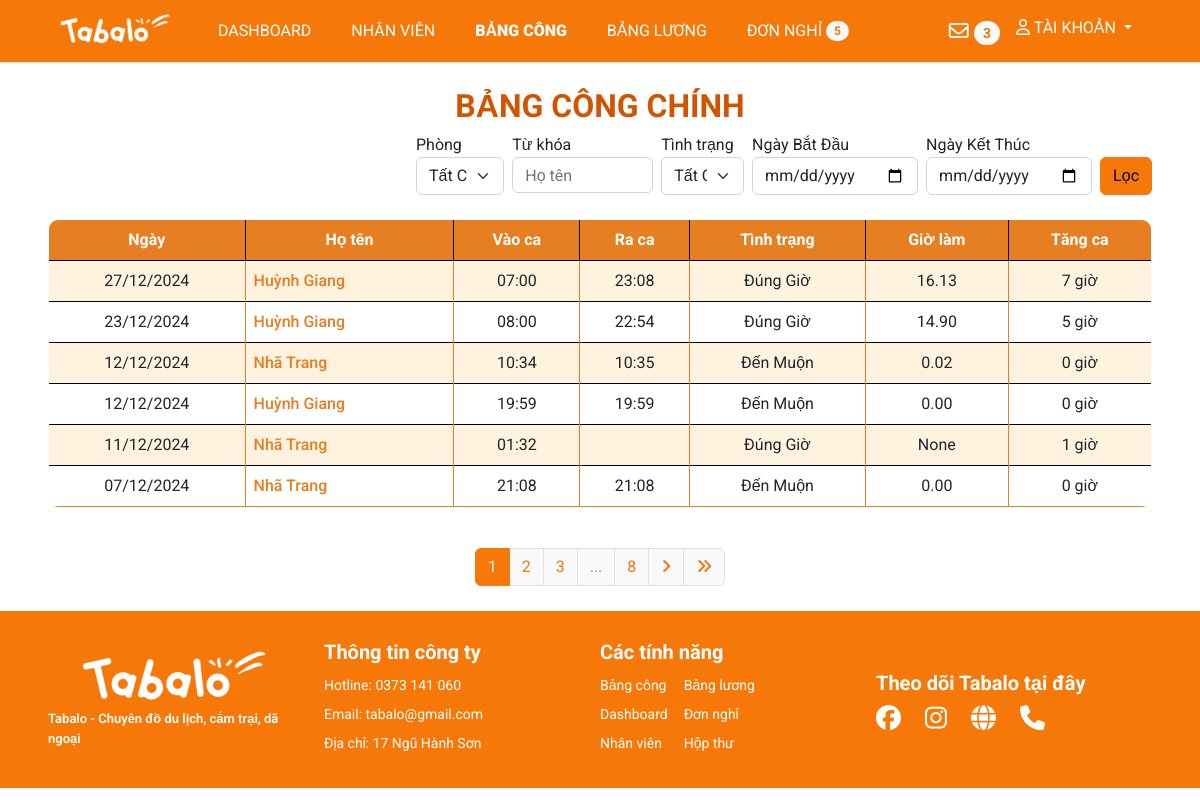
Screenshot of /management/sheet/ (signed in) with the database file from the repository.
### myapp/models.py (models this page shows, shortened)
class Sheet(models.Model):
    user=models.ForeignKey(User,on_delete=models.CASCADE)
    date=models.DateField()
    checkin=models.TimeField()
    checkout=models.TimeField(blank=True, null=True)
    work_hour=models.DecimalField(max_digits=5, decimal_places=2, blank=True, null=True)
    status=models.CharField(max_length=20, choices=[('Đúng Giờ', 'Đúng Giờ'), ('Đến Muộn', 'Đến Muộn')], default='Đúng Giờ')
    ot = models.IntegerField(null=True, blank=True, default=1)
    late_time = models.IntegerField(null=True, blank=True, default=0)  # Add late_time field

### management/views.py (the view)
# urls.py: path('sheet/', views.main_sheet, name='main-sheet'),
def main_sheet(request):
    if request.user.is_superuser:
        title = 'Bảng công'
        sheets = Sheet.objects.all().order_by('-date')
        keyword = request.GET.get('keyword', '')
        status = request.GET.get('status', '')
        start_date = request.GET.get('start-date', '')
        end_date = request.GET.get('end-date', '')
        department = request.GET.get('department', '')
        today = request.GET.get('today', '')  # Lấy tham số "today"
        departments = Department.objects.all()
        if keyword:
            sheets = sheets.filter(user__username__icontains=keyword)
        if department:
            sheets = sheets.filter(user__profile__position__department__name=department)
        if status:
            sheets = sheets.filter(status=status)
        if today:  # Lọc theo ngày hôm nay
            sheets = sheets.filter(date=date.today())
        elif start_date and end_date:
            sheets = sheets.filter(date__range=[start_date, end_date])
        elif start_date:
            sheets = sheets.filter(date__range=[start_date, datetime.now().date()])
        elif end_date:
            sheets = sheets.filter(date__range=[datetime.now().date(), end_date])
        paginator = Paginator(sheets, 6)
        page_number = request.GET.get('page', '')
        try:
            page_obj = paginator.get_page(page_number)
        except PageNotAnInteger:
            page_obj = paginator.page(1)
        except EmptyPage:
            page_obj = paginator.page(paginator.num_pages)
        query_params = request.GET.copy()
        if 'page' in query_params:
            query_params.pop('page')
        context = {
            'title': title,
            'keyword': keyword,
            'start_date': start_date,
            'end_date': end_date,
            'status': status,
            'page_obj': page_obj,
            'department': department,
            'departments': departments,
            'query_params': query_params.urlencode()
        }
        return render(request, 'pages/main_sheet.html', context)
    else:
        messages.warning(request, 'Không có quyền truy cập')
        return redirect('/')

### management/context_processors.py (called while the page is built)
def pending_dayoff(request):
  count_pending = DayOffRequest.objects.filter(status='pending').count()
  return {'count_pending': count_pending}

def pending_letter(request):
    count_letter_pending = Letter.objects.filter(status='Đang xử lý').count()
    return {'count_letter_pending': count_letter_pending}

### templates/pages/main_sheet.html (shortened to what this page needs)
{% extends '../layouts/base.html' %}
{% block main %}
<br>
<h1 style="text-align: center; font-size: 2rem; font-weight: bold; color: #D35400;">BẢNG CÔNG CHÍNH</h1>
{% include 'partials/filter_main_sheet.html' %}
<br>
<table class="table table-hover table-bordered custom-border" style="border-radius: 10px; overflow: hidden;">
  <thead class="bg-tab text-white" style="background-color: #E67E22;">
    <tr>
      <th scope="col" class="text-center" style="vertical-align: middle;">Ngày</th>
      <th scope="col" class="text-center" style="vertical-align: middle;">Họ tên</th>
      <th scope="col" class="text-center" style="vertical-align: middle;">Vào ca</th>
      <th scope="col" class="text-center" style="vertical-align: middle;">Ra ca</th>
      <th scope="col" class="text-center" style="vertical-align: middle;">Tình trạng</th>
      <th scope="col" class="text-center" style="vertical-align: middle;">Giờ làm</th>
      <th scope="col" class="text-center" style="vertical-align: middle;">Tăng ca</th>
    </tr>
  </thead>
  <tbody>
    {% for sheet in page_obj %}
    <tr class="table-row" style="transition: background-color 0.3s;">
      <td class="text-center align-middle border-cell">{{ sheet.date|date:"d/m/Y" }}</td>
      <td class="align-middle border-cell">
        <a href="/profile/{{sheet.user.username}}/" class="link-highlight">
          {{ sheet.user.first_name }} {{ sheet.user.last_name }}
        </a>
      </td>
      <td class="text-center align-middle border-cell">{{ sheet.checkin|date:"H:i" }}</td>
      <td class="text-center align-middle border-cell">{{ sheet.checkout|date:"H:i" }}</td>
      <td class="text-center align-middle border-cell">{{ sheet.status }}</td>
      <td class="text-center align-middle border-cell">{{ sheet.work_hour }}</td>
      <td class="text-center align-middle border-cell">{{ sheet.ot }} giờ</td>
    </tr>
    {% endfor %}
  </tbody>
</table>
<br>
{% include 'partials/paginator.html' %}
{% endblock %}

### static/styles/style.css (style rules this page uses)
.bg-tab { background-color: #FF983E !important; }
table { border-collapse: collapse; border: 1px solid #000 !important; }
table th, table td { border: 1px solid #000000; }

### templates/pages/main_sheet.html (style rules this page uses)
.table-bordered tbody tr:nth-child(odd) { background-color: #FFF3E0; }
.table-bordered tbody tr:nth-child(even) { background-color: #FFFFFF; }
.bg-tab { background-color: #E67E22 !important; color: white !important; }
.custom-border { border: 2px solid #E67E22; border-radius: 10px; }
.border-cell { border: 1px solid #E67E22; }
.link-highlight { color: #E67E22; font-weight: 500; text-decoration: none; }
.table-bordered tbody tr:last-child { border-bottom: 2px solid #E67E22; }

### rows the page displays
Sheet: date "27/12/2024", user.first_name "Huỳnh", user.last_name "Giang", checkin "07:00", checkout "23:08", status "Đúng Giờ", work_hour "16.13", ot "7"
Sheet: date "23/12/2024", user.first_name "Huỳnh", user.last_name "Giang", checkin "08:00", checkout "22:54", status "Đúng Giờ", work_hour "14.90", ot "5"
Sheet: date "12/12/2024", user.first_name "Nhã", user.last_name "Trang", checkin "10:34", checkout "10:35", status "Đến Muộn", work_hour "0.02", ot "0"
Sheet: date "12/12/2024", user.first_name "Huỳnh", user.last_name "Giang", checkin "19:59", checkout "19:59", status "Đến Muộn", work_hour "0.00", ot "0"
Sheet: date "11/12/2024", user.first_name "Nhã", user.last_name "Trang", checkin "01:32", status "Đúng Giờ", work_hour "None", ot "1"
Sheet: date "07/12/2024", user.first_name "Nhã", user.last_name "Trang", checkin "21:08", checkout "21:08", status "Đến Muộn", work_hour "0.00", ot "0"

### other values shown
{{ count_pending }} "5"
{{ count_letter_pending }} "3"
{{ num }} "1" "2" "3"
{{ num }} "8"
